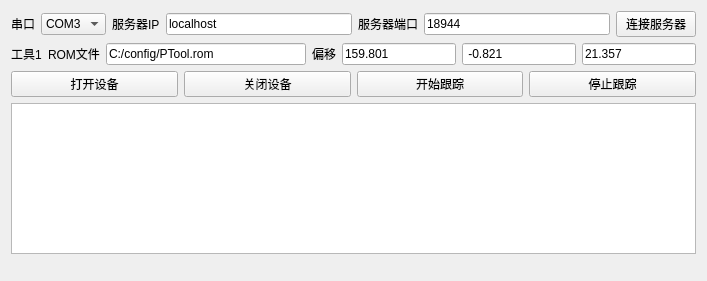
<?xml version="1.0" encoding="UTF-8"?>
<ui version="4.0">
 <class>stkPolarisTrackerWidget</class>
 <widget class="QWidget" name="stkPolarisTrackerWidget">
  <property name="geometry">
   <rect>
    <x>0</x>
    <y>0</y>
    <width>707</width>
    <height>281</height>
   </rect>
  </property>
  <property name="windowTitle">
   <string>stkPolarisTrackerWidget</string>
  </property>
  <layout class="QVBoxLayout" name="verticalLayout">
   <item>
    <layout class="QHBoxLayout" name="horizontalLayout">
     <item>
      <widget class="QLabel" name="label">
       <property name="text">
        <string>串口</string>
       </property>
      </widget>
     </item>
     <item>
      <widget class="QComboBox" name="comPortChoiceComboBox">
       <property name="currentIndex">
        <number>2</number>
       </property>
       <item>
        <property name="text">
         <string>COM1</string>
        </property>
       </item>
       <item>
        <property name="text">
         <string>COM2</string>
        </property>
       </item>
       <item>
        <property name="text">
         <string>COM3</string>
        </property>
       </item>
       <item>
        <property name="text">
         <string>COM4</string>
        </property>
       </item>
       <item>
        <property name="text">
         <string>COM5</string>
        </property>
       </item>
       <item>
        <property name="text">
         <string>COM6</string>
        </property>
       </item>
       <item>
        <property name="text">
         <string>COM7</string>
        </property>
       </item>
       <item>
        <property name="text">
         <string>COM8</string>
        </property>
       </item>
      </widget>
     </item>
     <item>
      <widget class="QLabel" name="label_5">
       <property name="text">
        <string>服务器IP</string>
       </property>
      </widget>
     </item>
     <item>
      <widget class="QLineEdit" name="serverIPEdit">
       <property name="text">
        <string>localhost</string>
       </property>
      </widget>
     </item>
     <item>
      <widget class="QLabel" name="label_6">
       <property name="text">
        <string>服务器端口</string>
       </property>
      </widget>
     </item>
     <item>
      <widget class="QLineEdit" name="serverPortEdit">
       <property name="text">
        <string>18944</string>
       </property>
      </widget>
     </item>
     <item>
      <widget class="QPushButton" name="connectServerButton">
       <property name="text">
        <string>连接服务器</string>
       </property>
      </widget>
     </item>
    </layout>
   </item>
   <item>
    <layout class="QHBoxLayout" name="horizontalLayout_2">
     <item>
      <widget class="QLabel" name="label_2">
       <property name="text">
        <string>工具1</string>
       </property>
      </widget>
     </item>
     <item>
      <widget class="QLabel" name="label_3">
       <property name="text">
        <string>ROM文件</string>
       </property>
      </widget>
     </item>
     <item>
      <widget class="QLineEdit" name="romFileNameEdit">
       <property name="minimumSize">
        <size>
         <width>200</width>
         <height>0</height>
        </size>
       </property>
       <property name="text">
        <string>C:/config/PTool.rom</string>
       </property>
      </widget>
     </item>
     <item>
      <widget class="QLabel" name="label_4">
       <property name="text">
        <string>偏移</string>
       </property>
      </widget>
     </item>
     <item>
      <widget class="QLineEdit" name="tool1_OffsetXEdit">
       <property name="text">
        <string>159.801</string>
       </property>
      </widget>
     </item>
     <item>
      <widget class="QLineEdit" name="tool1_OffsetYEdit">
       <property name="text">
        <string> -0.821</string>
       </property>
      </widget>
     </item>
     <item>
      <widget class="QLineEdit" name="tool1_OffsetZEdit">
       <property name="text">
        <string>21.357</string>
       </property>
      </widget>
     </item>
    </layout>
   </item>
   <item>
    <layout class="QHBoxLayout" name="horizontalLayout_3">
     <item>
      <widget class="QPushButton" name="openDeviceButton">
       <property name="text">
        <string>打开设备</string>
       </property>
      </widget>
     </item>
     <item>
      <widget class="QPushButton" name="closeDeviceButton">
       <property name="text">
        <string>关闭设备</string>
       </property>
      </widget>
     </item>
     <item>
      <widget class="QPushButton" name="startTrackingButton">
       <property name="text">
        <string>开始跟踪</string>
       </property>
      </widget>
     </item>
     <item>
      <widget class="QPushButton" name="stopTrackingButton">
       <property name="text">
        <string>停止跟踪</string>
       </property>
      </widget>
     </item>
    </layout>
   </item>
   <item>
    <widget class="QTableWidget" name="toolsTableWidget">
     <property name="minimumSize">
      <size>
       <width>0</width>
       <height>0</height>
      </size>
     </property>
     <property name="maximumSize">
      <size>
       <width>16777215</width>
       <height>16777215</height>
      </size>
     </property>
    </widget>
   </item>
   <item>
    <spacer name="verticalSpacer">
     <property name="orientation">
      <enum>Qt::Vertical</enum>
     </property>
     <property name="sizeHint" stdset="0">
      <size>
       <width>20</width>
       <height>56</height>
      </size>
     </property>
    </spacer>
   </item>
  </layout>
 </widget>
 <layoutdefault spacing="6" margin="11"/>
 <resources/>
 <connections/>
</ui>
